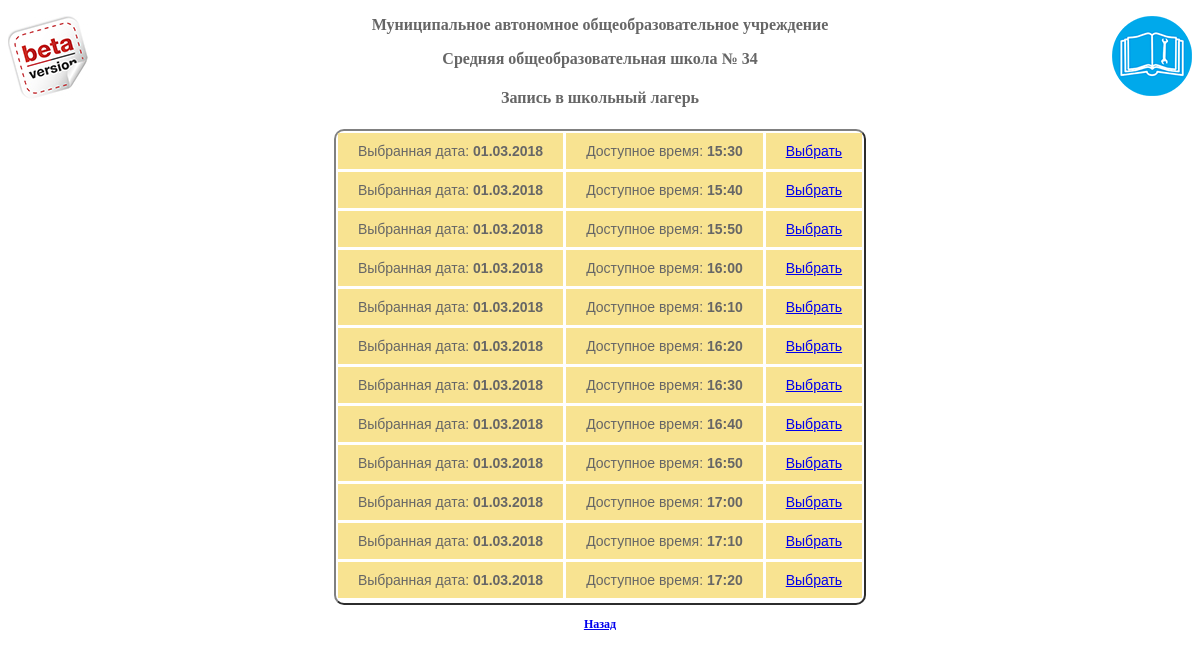
/index.php?date=103, run on the app's committed database.
### tables this page shows
CREATE TABLE IF NOT EXISTS `date_time_lag` (
  `id_priema` int(11) NOT NULL AUTO_INCREMENT,
  `date` text NOT NULL,
  `date_show` text NOT NULL,
  `time` text NOT NULL,
  `time_show` text NOT NULL,
  `id_uchasnika` int(11) DEFAULT NULL,
  PRIMARY KEY (`id_priema`)
);

### index.php (the view, shortened to what this page needs)
<?php
if ((Enable == 'True') or ($_SERVER['REMOTE_ADDR'] == admin_ip))
{
$date=htmlspecialchars($_GET["date"]);
$time=htmlspecialchars($_GET["time"]);
settype($date,'integer');
settype($time,'integer');
$date_time = mysql_fetch_array(mysql_query("SELECT * FROM date_time_lag WHERE id_uchasnika IS NULL"));
echo ("
<!DOCTYPE html PUBLIC \"-//W3C//DTD XHTML 1.0 Transitional//EN\" \"http://www.w3.org/TR/xhtml1/DTD/xhtml1-transitional.dtd\">
<html xmlns=\"http://www.w3.org/1999/xhtml\">
<head>
<title></title>
 <style type=\"text/css\">
<!--
body { font: 12px Georgia; color: #666; }
h3 { font-size: 16px; text-align: center; }
h4 {font-size: 16px; text-align: center; font-color: red;}
table {
font-family: \"Lucida Sans Unicode\", \"Lucida Grande\", Sans-Serif;
font-size: 14px;
border-radius: 10px;
border-spacing: 2;
text-align: center;
}
th {
background: #BCEBDD;
color: white;
text-shadow: 0 1px 1px #2D2020;
padding: 10px 20px;
}
th, td {
border-style: solid;
border-width: 0 1px 1px 0;
border-color: white;
text-align: center;
}
th:first-child, td:first-child {
text-align: left;
}
th:first-child {
border-top-left-radius: 10px;
}
th:last-child {
border-top-right-radius: 10px;
border-right: none;
}
td {
padding: 10px 20px;
background: #F8E391;
}
td.red{font: 12px Georgia; color: #FF0000; font-weight: 600;}
td.bold{font: 12px Georgia; font-weight: 600;}
td.busy{background: red;}
td.free{font: 12px Georgia; color: green; font-weight: 600;}
tr:last-child td:first-child {
border-radius: 0 0 0 10px;
}
tr:last-child td:last-child {
border-radius: 0 0 10px 0;
}
tr td:last-child {
border-right: none;
}
textarea { width: 250px; height: 100px; border: solid 1px #CCC; color: #000000; }
.buttons { width: auto; border: double 1px #666; background: #D6D6D6; color: #000; align: center }
#num { width: 20px; margin-left: 5px; float: left; }
-->
</style>
</head>
<body>
 <a href=\"https://ru.wikipedia.org/wiki/%D0%91%D0%B5%D1%82%D0%B0-%D1%82%D0%B5%D1%81%D1%82%D0%B8%D1%80%D0%BE%D0%B2%D0%B0%D0%BD%D0%B8%D0%B5\" target=\"_blank\"><img <img align=\"left\" src=\"./img/beta_test.jpg\"></a><a href=\"./img/tutorial.gif\" target=\"_blank\"><img align=\"right\" src=\"./img/tutorial.png\"></a>
<h3>Муниципальное автономное общеобразовательное учреждение</h3>
<h3>Средняя общеобразовательная школа № 34</h3>
<h4>Запись в школьный лагерь</h4>
");
if($date <= 0)
{
	echo "<table align=\"center\" border=\"2\" cellpadding=\"2\" cellspacing=\"2\">\n";
	echo "</tr><tr>\n";
	echo "<td class=\"red\" colspan=\"2\">Март  2018 </td><td class=\"red\" colspan=\"5\"></td>\n";
	echo "</tr><tr>\n";
	echo "<td class=\"bold\">Пн</td><td class=\"bold\">Вт</td><td class=\"bold\">Ср</td><td class=\"bold\">Чт</td><td class=\"bold\">Пт</td><td class=\"red\">Сб</td><td class=\"red\">Вс</td>\n";
	echo "</tr><tr>\n";
	echo "<td></td><td></td><td></td><td  class=\"free\"><a href=\"".SITE_URL."index.php?date=103\">1</a></td><td>2</td><td class=\"red\">3</td><td class=\"red\">4</td>\n";
	echo "</tr><tr>\n";
	echo "<td class=\"free\"><a href=\"".SITE_URL."index.php?date=503\">5</a></td><td>6</td><td class=\"red\">7</td><td class=\"red\">8</td><td>9</td><td class=\"red\">10</td><td class=\"red\">11</td>\n";
	echo "</tr><tr>\n";
	echo "<td class=\"free\"><a href=\"".SITE_URL."index.php?date=1203\">12</a></td><td>13</td><td>14</td><td class=\"free\"><a href=\"".SITE_URL."index.php?date=1503\">15</a></td><td>16</td><td class=\"red\">17</td><td class=\"red\">18</td>\n";
	echo "</tr><tr>\n";
	echo "<td class=\"free\"><a href=\"".SITE_URL."index.php?date=1903\">19</a></td><td>20</td><td>21</td><td class=\"free\"><a href=\"".SITE_URL."index.php?date=2203\">22</a></td><td>23</td><td class=\"red\">24</td><td class=\"red\">25</td>\n";
	echo "</tr><tr>\n";
	echo "<td class=\"free\"><a href=\"".SITE_URL."index.php?date=2603\">26</a></td><td>27</td><td>28</td><td class=\"free\"><a href=\"".SITE_URL."index.php?date=2903\">29</a></td><td>30</td><td  class=\"red\">31</td><td></td>\n";
	echo "</tr><tr>\n";
    echo "</table>";
	echo "<p></p>";
	echo "<table align=\"center\" border=\"2\" cellpadding=\"2\" cellspacing=\"2\">\n";
	echo "</tr><tr>\n";
	echo "<td class=\"red\" colspan=\"2\">Апрель  2018 </td><td class=\"red\" colspan=\"5\"></td>\n";
	echo "</tr><tr>\n";
	echo "<td class=\"bold\">Пн</td><td class=\"bold\">Вт</td><td class=\"bold\">Ср</td><td class=\"bold\">Чт</td><td class=\"bold\">Пт</td><td class=\"red\">Сб</td><td class=\"red\">Вс</td>\n";
	echo "</tr><tr>\n";
	echo "<td></td><td></td><td></td><td></td><td></td><td class=\"red\"></td><td class=\"red\">1</td>\n";
	echo "</tr><tr>\n";
	echo "<td class=\"free\">2</td><td>3</td><td>4</td><td class=\"free\">5</td><td>6</td><td class=\"red\">7</td><td class=\"red\">8</td>\n";
	echo "</tr><tr>\n";
	echo "<td class=\"free\">9</td><td>10</td><td>11</td><td class=\"free\">12</td><td>13</td><td class=\"red\">14</td><td class=\"red\">15</td>\n";
	echo "</tr><tr>\n";
	echo "<td class=\"free\">16</td><td>17</td><td>18</td><td class=\"free\">19</td><td>20</td><td class=\"red\">21</td><td class=\"red\">22</td>\n";
	echo "</tr><tr>\n";
	echo "<td class=\"free\">23</td><td>24</td><td>25</td><td>26</td><td>27</td><td class=\"red\">28</td><td class=\"red\">29</td>\n";
	echo "</tr><tr>\n";
	echo "<td>30</td><td></td><td></td><td></td><td></td><td class=\"red\"></td><td class=\"red\"></td>\n";
	echo "</tr><tr>\n";
    echo "</table>";
}
else
{
	if ($date > 0 and $time <= 0)
	{
	echo "<table align=\"center\" border=\"2\" cellpadding=\"2\" cellspacing=\"2\">\n";
	echo "</tr><tr>\n";
		$query = "SELECT * FROM date_time_lag WHERE date = '".$date."'";
		$result = mysql_query($query);
 			$myarray = array();
			$n = mysql_num_rows($result);
 			for($i = 0; $i < $n; $i++)
				{
				$myarray[] = mysql_fetch_array($result);
				}
 				foreach($myarray as $value)
				{
				if (empty($value['id_uchasnika']))
				{
				echo "<td>Выбранная дата: <b>".$value['date_show']."</b></td><td>Доступное время: <b>".$value['time_show']."</b></td><td><a href=".SITE_URL."index.php"."?date=".$value['date']."&time=".$value['time'].">Выбрать</a></td>\n";
				}
				else
				{
				echo "<td>Выбранная дата: <b>".$value['date_show']."</b></td><td>Доступное время: <b>".$value['time_show']."</b></td><td><font color=red >Время занято</font></td>\n";
				}
				echo "</tr><tr>\n";
				}
				echo "</table>";
				echo "<center><b><a href=".SITE_URL."index.php".">Назад</a></b></center>";
}
}
}
?>

### data on the page
date_time_lag: date_show "01.03.2018", time_show "15:30"
date_time_lag: date_show "01.03.2018", time_show "15:40"
date_time_lag: date_show "01.03.2018", time_show "15:50"
date_time_lag: date_show "01.03.2018", time_show "16:00"
date_time_lag: date_show "01.03.2018", time_show "16:10"
date_time_lag: date_show "01.03.2018", time_show "16:20"
date_time_lag: date_show "01.03.2018", time_show "16:30"
date_time_lag: date_show "01.03.2018", time_show "16:40"
date_time_lag: date_show "01.03.2018", time_show "16:50"
date_time_lag: date_show "01.03.2018", time_show "17:00"
date_time_lag: date_show "01.03.2018", time_show "17:10"
date_time_lag: date_show "01.03.2018", time_show "17:20"
